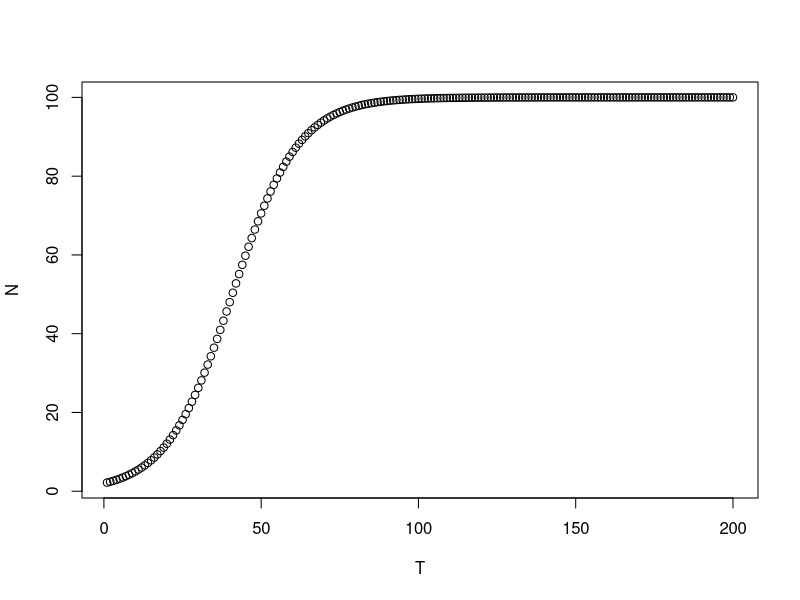
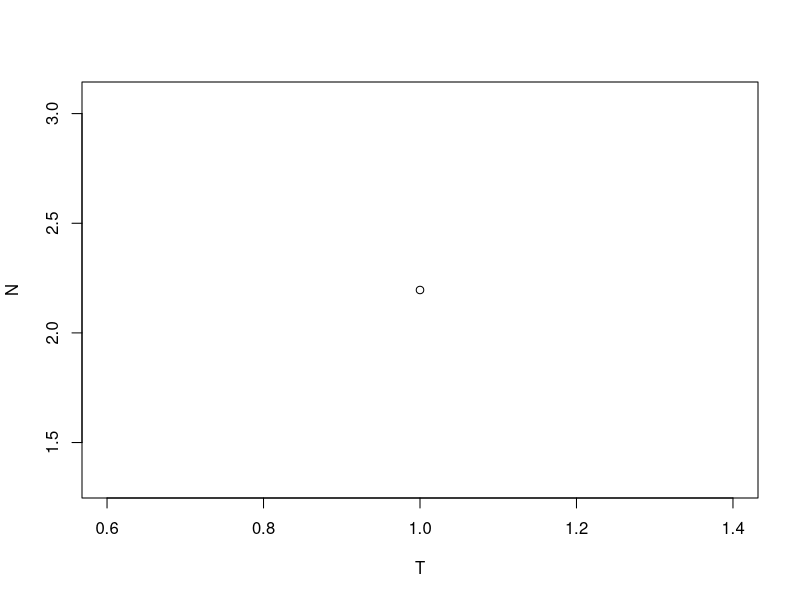

Recreate these plots in R, in order. (Note: this script raises an error after producing the figures.)
##################################
#12.1.0.0.1 Gotcha:

phi <- 1
for (k in 1:100) {
  phi <- 1+1/phi
  print(c(k,phi))
}

a <- 1.1
b <- 0.001
T <- seq(from=1,to=200,by=1)
N <- numeric(length(T))
n <- 2
for (t in T) {
  n <- a*n/(1+b*n)
  N[t] <- n
}

plot(T,N)
##################################
#12.1.0.0.2 Exercise

a <- 1.1
b <- 0.001
# T = 1
T <- seq_len(1)
N <- numeric(length(T))
n <- 2
for (t in T) {
  n <- a*n/(1+b*n)
  N[t] <- n
}

plot(T,N)

# when T = 1, only one point was plot 
# When T lenght = 0 , no plot #error need finite xlim
N <- numeric(length(T))
n <- 2
T = numeric(0)
for (t in T) {
  n <- a*n/(1+b*n)
  N[t] <- n
}

plot(T,N)


##################################
#12.2.0.0.1 Exercise

phi <- 20
k <- 1
while (k <= 100) {
  phi <- 1+1/phi
  print(c(k,phi))
  k <- k+1
}

#############

phi <- 20
conv <- FALSE
# add counter to count the number of loop
Num <- 1
while (!conv) {
  phi.new <- 1+1/phi
  Num <- Num+1
  conv <- phi==phi.new
  phi <- phi.new
  print(c(Num,phi))
}

# 41 times

######################################
#12.2.0.0.2 Exercise

#use while loop instead of for loop

# for loop

a <- 1.1
b <- 0.001
T <- seq(from=1,to=200,by=1)
N <- numeric(length(T))
n <- 2

for (t in T) {
  n <- a*n/(1+b*n)
  N[t] <- n
}


#while loop

a <- 1.1
b <- 0.001
T <- 1
N <- numeric(length(T))
n <- 2
while (T <= 200) {
  n <- a*n/(1+b*n)
  N[T] <- n 
  T = T+1
  }

